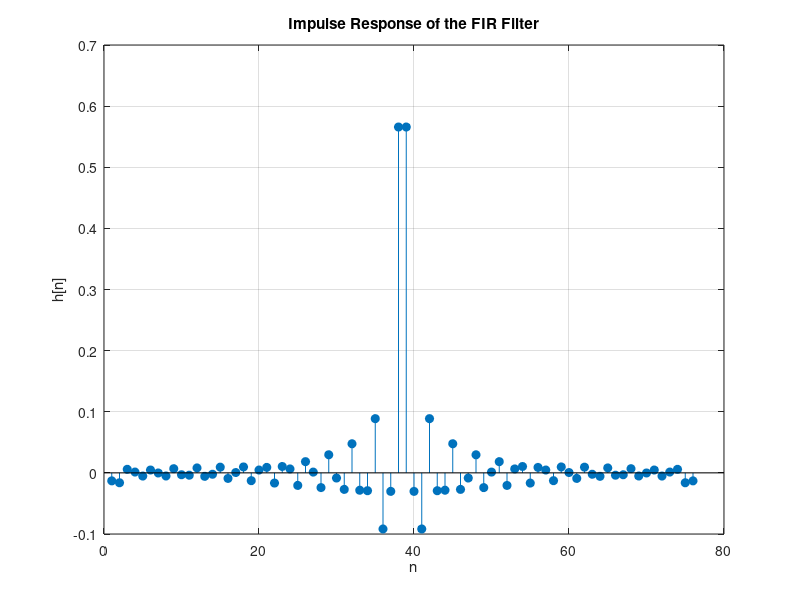
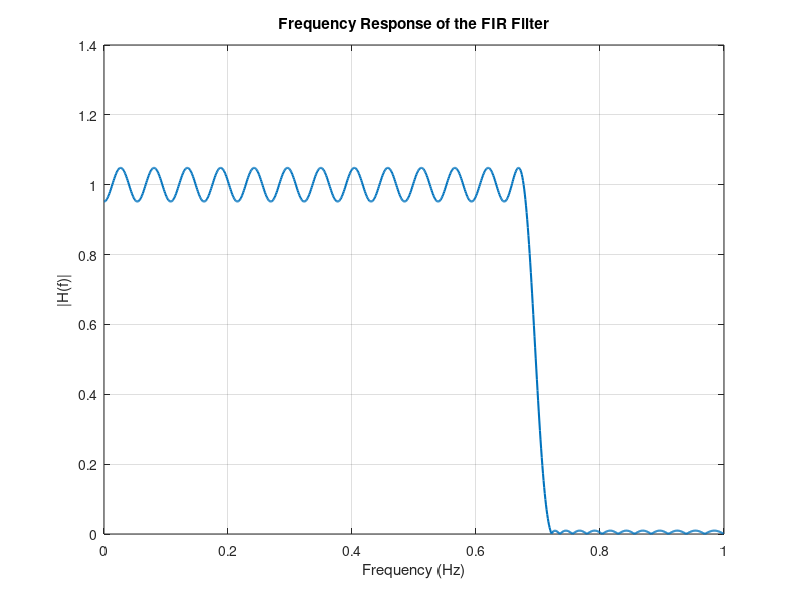
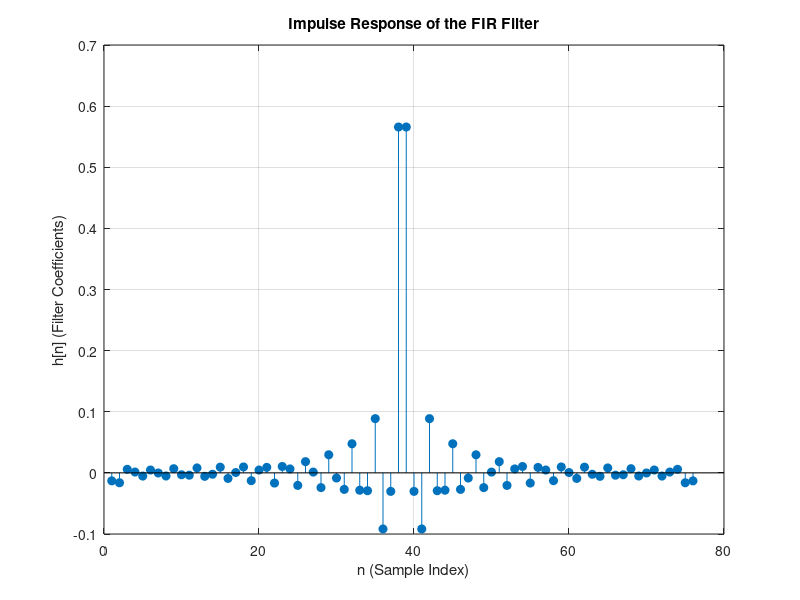
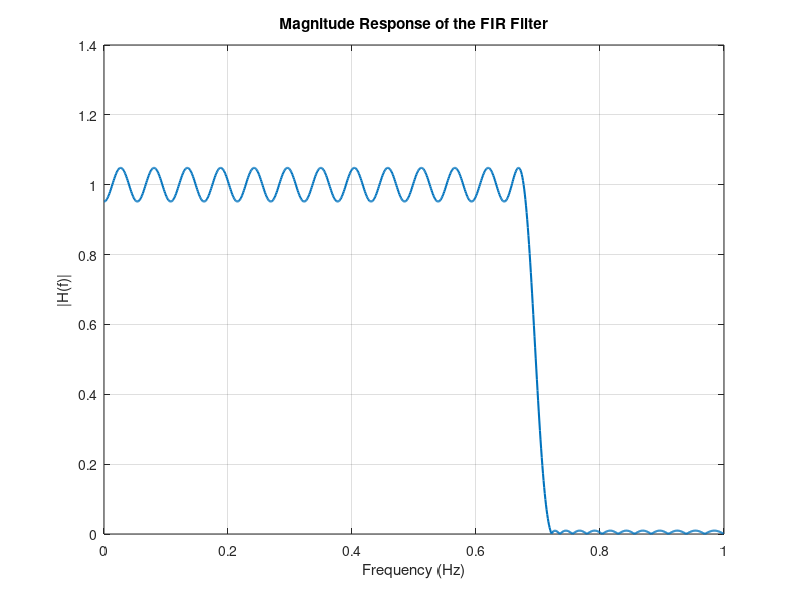

Here is the MATLAB script that generated these plots, in order: (Note: this script raises an error after producing the figures.)
%% FIR Filter Design via Optimization

% Given Specifications
omega_p = 0.68 * pi; % Passband edge (normalized frequency)
omega_s = 0.72 * pi; % Stopband edge (normalized frequency)
delta_p = 0.05; % Passband ripple
delta_s = 0.01; % Stopband ripple
fs = 2; % Sampling frequency (normalized to Nyquist)

%% (a): Estimate Filter Order
f_p = omega_p / (2 * pi) * fs; % Passband edge in Hz
f_s = omega_s / (2 * pi) * fs; % Stopband edge in Hz

% Use firpmord to determine filter order and specifications
[n, fo, ao, w] = firpmord([f_p, f_s], [1, 0], [delta_p, delta_s], fs);


% Display weights
fprintf('Passband Weight: %.2f\n', w(1));
fprintf('Stopband Weight: %.2f\n', w(2));
% Display estimated filter order
fprintf('Estimated Filter Order: %d\n', n);
fprintf('Band Edges (Normalized): [%.4f, %.4f]\n', fo);
fprintf('Desired Amplitudes: [%.4f, %.4f]\n', ao);
fprintf('Weights: [%.4f, %.4f]\n', w);

%  Compute Filter Coefficients
b = firpm(n, fo, ao, w); % FIR filter coefficients

% Display filter coefficients
fprintf('Filter Coefficients:\n');
disp(b);

% Plot Impulse Response
figure;
stem(b, 'filled');
title('Impulse Response of the FIR Filter');
xlabel('n');
ylabel('h[n]');
grid on;

% Plot Frequency Response
[H, freq] = freqz(b, 1, 1024, fs);
figure;
plot(freq, abs(H), 'LineWidth', 1.5);
title('Frequency Response of the FIR Filter');
xlabel('Frequency (Hz)');
ylabel('|H(f)|');
grid on;
%% (b): Plot Impulse Response
% The filter coefficients calculated earlier represent the impulse response h[n].
% Plotting the impulse response provides insights into the time-domain behavior of the filter.

figure;
stem(b, 'filled'); % Impulse response is the filter coefficients
title('Impulse Response of the FIR Filter');
xlabel('n (Sample Index)');
ylabel('h[n] (Filter Coefficients)');
grid on;
%% Part (c): Frequency Response and Ripple Verification
% Compute the frequency response of the FIR filter
[H, freq] = freqz(b, 1, 1024, fs); % H(e^jω): Frequency response, freq: Frequency axis

% Plot the magnitude response
figure;
plot(freq, abs(H), 'LineWidth', 1.5);
title('Magnitude Response of the FIR Filter');
xlabel('Frequency (Hz)');
ylabel('|H(f)|');
grid on;

% Define passband and stopband regions
passband_idx = (freq <= f_p); % Logical indexing for passband region
stopband_idx = (freq >= f_s); % Logical indexing for stopband region

% Compute ripples
passband_ripple = max(abs(H(passband_idx))) - min(abs(H(passband_idx))); % Ripple in passband
stopband_ripple = max(abs(H(stopband_idx))); % Ripple in stopband

% Display ripple specs
fprintf('Passband Ripple (Max-Min): %.4f (Expected: %.4f)\n', passband_ripple, delta_p);
fprintf('Stopband Ripple (Max): %.4f (Expected: %.4f)\n', stopband_ripple, delta_s);

% Check if specifications are met
if passband_ripple <= delta_p
    fprintf('Passband ripple meets the specification.\n');
else
    fprintf('Passband ripple does NOT meet the specification.\n');
end

if stopband_ripple <= delta_s
    fprintf('Stopband ripple meets the specification.\n');
else
    fprintf('Stopband ripple does NOT meet the specification.\n');
end

% Zoomed plots for better verification
% Zoomed Passband Ripple
figure;
plot(freq(passband_idx), abs(H(passband_idx)), 'LineWidth', 1.5);
title('Zoomed Passband Ripple');
xlabel('Frequency (Hz)');
ylabel('|H(f)|');
grid on;

% Zoomed Stopband Ripple
figure;
plot(freq(stopband_idx), abs(H(stopband_idx)), 'LineWidth', 1.5);
title('Zoomed Stopband Ripple');
xlabel('Frequency (Hz)');
ylabel('|H(f)|');
grid on;


%% Part (d): Redesigning the FIR Filter (iterative-1)

% Increment the filter order
n_new = n + 1; % Increase the filter order by 1
fprintf('Increased Filter Order: %d\n', n_new);

% Redesign the filter with the new order
b_new = firpm(n_new, fo, ao, w); % Recompute filter coefficients

% Frequency Response of Redesigned Filter
% Compute the frequency response of the redesigned FIR filter.

[H_new, freq_new] = freqz(b_new, 1, 1024, fs); % Frequency response
figure;
plot(freq_new, abs(H_new), 'LineWidth', 1.5);
title('Magnitude Response of Redesigned FIR Filter');
xlabel('Frequency (Hz)');
ylabel('|H(f)|');
grid on;

% Verifying Ripple Specifications
% The redesigned filter's passband and stopband ripples are calculated and compared
% with the given specifications.

% Passband and stopband indices
passband_idx_new = (freq_new <= f_p); % Passband region
stopband_idx_new = (freq_new >= f_s); % Stopband region

% Calculate passband ripple
passband_ripple_new = max(abs(H_new(passband_idx_new))) - min(abs(H_new(passband_idx_new)));

% Calculate stopband ripple
stopband_ripple_new = max(abs(H_new(stopband_idx_new)));

% Display the ripple values
fprintf('New Passband Ripple: %.4f (Expected: %.4f)\n', passband_ripple_new, delta_p);
fprintf('New Stopband Ripple: %.4f (Expected: %.4f)\n', stopband_ripple_new, delta_s);

% Check if the ripple specifications are satisfied
if passband_ripple_new <= delta_p
    fprintf('Passband ripple meets the specification.\n');
else
    fprintf('Passband ripple does NOT meet the specification.\n');
end

if stopband_ripple_new <= delta_s
    fprintf('Stopband ripple meets the specification.\n');
else
    fprintf('Stopband ripple does NOT meet the specification.\n');
end

% Impulse Response of Redesigned Filter
% The impulse response of the redesigned filter (i.e., its filter coefficients)
% is visualized to observe the time-domain behavior of the filter.

figure;
stem(b_new, 'filled');
title('Impulse Response of Redesigned FIR Filter');
xlabel('n (Sample Index)');
ylabel('h[n]');
grid on;
%% Further Increasing Filter Order
% Since the redesigned filter still did not meet the specifications, we further
% increase the filter order by 2.
% Increase the weight on the passband
w_p_adjusted = 1.5 * (1 / delta_p); % Increase passband weight by 50%
w_s = 1 / delta_s; % Keep stopband weight the same
w_adjusted = [w_p_adjusted, w_s]; % New weights

n_newer = n_new + 14; % Increase the filter order by 2
fprintf('Further Increased Filter Order: %d\n', n_newer);

% Redesign the filter with the new order
b_newer = firpm(n_newer, fo, ao, w_adjusted); % Recompute filter coefficients

% Compute the frequency response of the new filter
[H_newer, freq_newer] = freqz(b_newer, 1, 1024, fs);

%Frequency Response of the Further Redesigned Filter
% Plot the magnitude response to visualize improvements.
figure;
plot(freq_newer, abs(H_newer), 'LineWidth', 1.5);
title('Magnitude Response of Further Redesigned FIR Filter');
xlabel('Frequency (Hz)');
ylabel('|H(f)|');
grid on;

% Verifying Ripple Specifications
% Calculate passband and stopband ripples for the further redesigned filter.

% Passband and stopband indices
passband_idx_newer = (freq_newer <= f_p); % Logical indices for passband
stopband_idx_newer = (freq_newer >= f_s); % Logical indices for stopband

% Compute ripples
passband_ripple_newer = max(abs(H_newer(passband_idx_newer))) - min(abs(H_newer(passband_idx_newer)));
stopband_ripple_newer = max(abs(H_newer(stopband_idx_newer)));

% Display the ripple values
fprintf('New Passband Ripple: %.4f (Expected: %.4f)\n', passband_ripple_newer, delta_p);
fprintf('New Stopband Ripple: %.4f (Expected: %.4f)\n', stopband_ripple_newer, delta_s);

% Check if the ripple specifications are met
if passband_ripple_newer <= delta_p
    fprintf('Passband ripple meets the specification after further redesign.\n');
else
    fprintf('Passband ripple does NOT meet the specification after further redesign.\n');
end

if stopband_ripple_newer <= delta_s
    fprintf('Stopband ripple meets the specification after further redesign.\n');
else
    fprintf('Stopband ripple does NOT meet the specification after further redesign.\n');
end

% Impulse Response of Further Redesigned Filter
% Plot the impulse response to observe the changes in the time domain.
figure;
stem(b_newer, 'filled');
title('Impulse Response of Further Redesigned FIR Filter');
xlabel('n (Sample Index)');
ylabel('h[n]');
grid on;
%% (e) Final FIR Filter Design 

% Final Filter Design
n_final = n_newer; % Use the last adjusted filter order
fprintf('Final Filter Order: %d\n', n_final);

% Redesign the FIR filter
b_final = firpm(n_final, fo, ao, w_adjusted); % Filter coefficients

% Compute the frequency response
[H_final, freq_final] = freqz(b_final, 1, 1024, fs);

% Plot Magnitude Response
figure;
plot(freq_final, abs(H_final), 'LineWidth', 1.5);
title('Final Magnitude Response of FIR Filter');
xlabel('Frequency (Hz)');
ylabel('|H(f)|');
grid on;

% Highlight passband and stopband limits
hold on;
yline(1 + delta_p, '--r', 'Passband Upper Limit'); % Passband upper tolerance
yline(1 - delta_p, '--r', 'Passband Lower Limit'); % Passband lower tolerance
yline(delta_s, '--b', 'Stopband Upper Limit'); % Stopband tolerance
hold off;

% Zoomed-In Passband Response
figure;
plot(freq_final, abs(H_final), 'LineWidth', 1.5);
xlim([0, f_p + 0.1 * (f_s - f_p)]); % Adjust range for zoom
ylim([1 - delta_p - 0.01, 1 + delta_p + 0.01]); % Adjust vertical limits for passband ripple
title('Zoomed-In Passband Response');
xlabel('Frequency (Hz)');
ylabel('|H(f)|');
grid on;
hold on;
yline(1 + delta_p, '--r', 'Passband Upper Limit'); % Passband upper tolerance
yline(1 - delta_p, '--r', 'Passband Lower Limit'); % Passband lower tolerance
hold off;

% Zoomed-In Stopband Response
figure;
plot(freq_final, abs(H_final), 'LineWidth', 1.5);
xlim([f_s - 0.1 * (f_s - f_p), fs/2]); % Adjust range for zoom
ylim([0, delta_s + 0.01]); % Adjust vertical limits for stopband ripple
title('Zoomed-In Stopband Response');
xlabel('Frequency (Hz)');
ylabel('|H(f)|');
grid on;
hold on;
yline(delta_s, '--b', 'Stopband Tolerance'); % Stopband tolerance
hold off;

% Ripple Verification
% Passband and stopband indices
passband_idx_final = (freq_final <= f_p); % Passband region
stopband_idx_final = (freq_final >= f_s); % Stopband region

% Compute ripples
passband_ripple_final = max(abs(H_final(passband_idx_final))) - min(abs(H_final(passband_idx_final)));
stopband_ripple_final = max(abs(H_final(stopband_idx_final)));

% Display final ripple values
fprintf('Final Passband Ripple: %.4f (Expected: %.4f)\n', passband_ripple_final, delta_p);
fprintf('Final Stopband Ripple: %.4f (Expected: %.4f)\n', stopband_ripple_final, delta_s);

% Check if specifications are met
if passband_ripple_final <= delta_p
    fprintf('Passband ripple meets the specification.\n');
else
    fprintf('Passband ripple does NOT meet the specification.\n');
end

if stopband_ripple_final <= delta_s
    fprintf('Stopband ripple meets the specification.\n');
else
    fprintf('Stopband ripple does NOT meet the specification.\n');
end



% Check for Linear Phase
% Extract phase response
phase_response = unwrap(angle(H_final)); % Unwrap the phase for linearity
linear_idx = (freq_final >= 0.2 & freq_final <= 0.5); % Frequency range to check linearity

% Perform linear regression on the phase response
p = polyfit(freq_final(linear_idx), phase_response(linear_idx), 1); % Linear fit
slope = p(1); % The slope of the linear phase

% Plot the phase response
figure;
plot(freq_final, phase_response, 'LineWidth', 1.5);
hold on;
plot(freq_final(linear_idx), polyval(p, freq_final(linear_idx)), '--', 'LineWidth', 1.5);
title('Phase Response of FIR Filter');
xlabel('Frequency (Hz)');
ylabel('Phase (radians)');
legend('Phase Response', 'Linear Fit');
grid on;

% Display slope
fprintf('Slope of Linear Phase: %.4f radians/Hz\n', slope);

% Check if the filter is linear phase
if max(abs(polyval(p, freq_final(linear_idx)) - phase_response(linear_idx))) < 1e-6
    fprintf('The FIR filter has a linear phase.\n');
else
    fprintf('The FIR filter does NOT have a linear phase.\n');
end

% Plot Impulse Response
% Plot the impulse response to observe symmetry
figure;
stem(b_final, 'filled');
title('Final Impulse Response of FIR Filter');
xlabel('n (Sample Index)');
ylabel('h[n]');
grid on;

% Analyze Results
% Print a summary of the design
fprintf('\nFinal FIR Filter Design Summary:\n');
fprintf('---------------------------------\n');
fprintf('Filter Order: %d\n', n_final);
fprintf('Passband Ripple: %.4f (Expected: %.4f)\n', passband_ripple_final, delta_p);
fprintf('Stopband Ripple: %.4f (Expected: %.4f)\n', stopband_ripple_final, delta_s);

if passband_ripple_final <= delta_p && stopband_ripple_final <= delta_s
    fprintf('The final filter design meets all specifications.\n');
else
    fprintf('The final filter design does NOT meet all specifications.\n');
end
